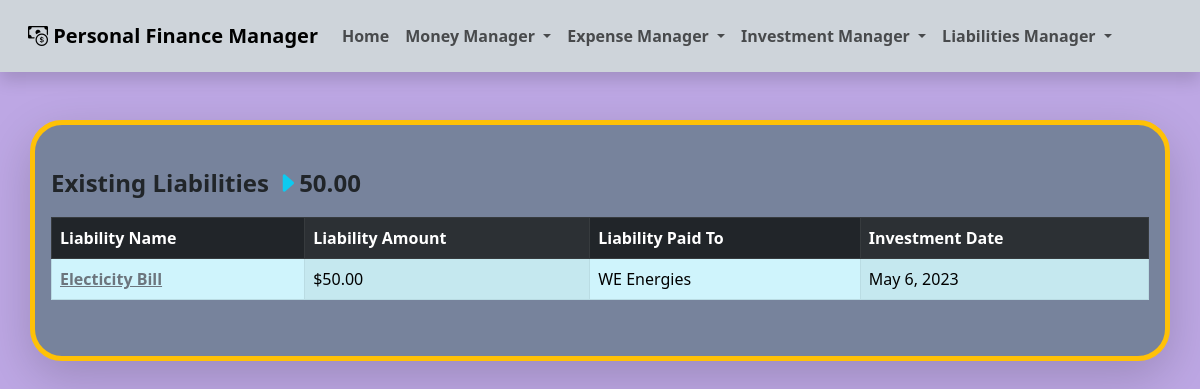
/liabilitiesmanager/viewliabilities/, run on the app's committed database.
### liabilitiesmanager/models.py (models this page shows, shortened)
class liabilities (models.Model):
    liabilityName = models.CharField(max_length=50)
    liabilityAmount = models.DecimalField(max_digits=6, decimal_places=2)
    liabilityDate = models.DateField(default=timezone.now)
    liabilityTo = models.CharField(max_length=50)
    liabilityStatus = models.BooleanField(default=True)

### liabilitiesmanager/views.py (the view)
# urls.py: path("viewliabilities/", views.viewliabilities, name="viewliabilities"),
def viewliabilities(request):
    allliabilities = liabilities.objects.all().order_by(
        'liabilityAmount').reverse()
    totalliabilitiesamount = liabilities.objects.exclude(liabilityStatus=False).aggregate(
        Sum('liabilityAmount'))['liabilityAmount__sum']
    totalliabilitiesamount = 0.00 if totalliabilitiesamount is None else totalliabilitiesamount
    return render(request, "viewliabilities.html", {"allliabilities": allliabilities, "totalliabilitiesamount": totalliabilitiesamount})

### liabilitiesmanager/templates/viewliabilities.html
{% extends 'website-master.html' %} {% block content %}
<br />
<div class="row">
  <div class="col-md-12">
    <p class="fs-4 fw-semibold">
      Existing Liabilities
      <i class="bi bi-caret-right-fill text-info mb-2"></i
      >{{totalliabilitiesamount|floatformat:2}}
    </p>
    <table
      class="table table-striped-columns table-info table-hover table-bordered"
    >
      <thead class="table-dark">
        <tr>
          <th scope="col">Liability Name</th>
          <th scope="col">Liability Amount</th>
          <th scope="col">Liability Paid To</th>
          <th scope="col">Investment Date</th>
        </tr>
      </thead>
      <tbody>
        {% for eachLiability in allliabilities %}
        {% if eachLiability.liabilityStatus %}
        <tr>
          {% else %}
        <tr class="text-decoration-line-through">
          {% endif %}
          <th scope="row">
            <a
              class="link-secondary"
              href="{% url 'editliability' eachLiability.id %}"
              >{{ eachLiability.liabilityName }}</a
            >
          </th>
          <td>${{ eachLiability.liabilityAmount|floatformat:2 }}</td>
          <td>{{ eachLiability.liabilityTo }}</td>
          <td>{{ eachLiability.liabilityDate }}</td>
        </tr>
        {% endfor %}
      </tbody>
    </table>
  </div>
</div>
<br />
{% endblock %}

### data on the page
liabilities: liabilityName "Electicity Bill", liabilityAmount "50.00", liabilityTo "WE Energies", liabilityDate "May 6, 2023"

### other printed values
{{ totalliabilitiesamount|floatformat:2 }} "50.00"
